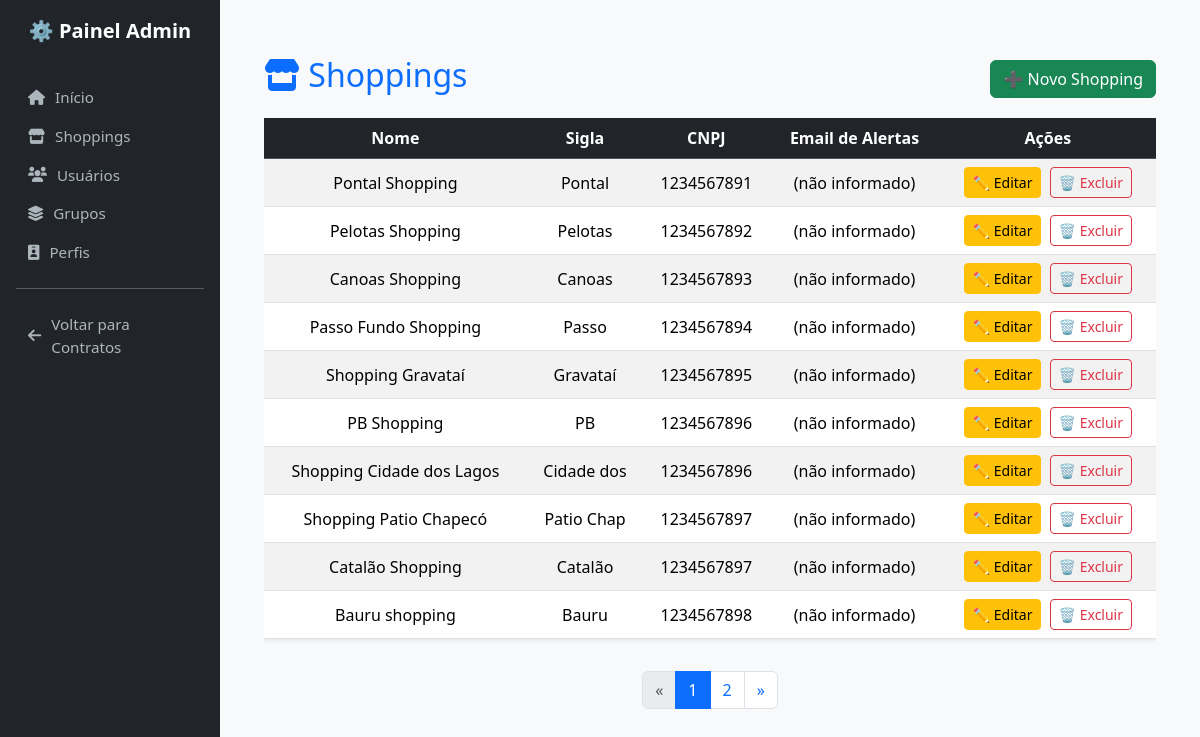
Screenshot of /admin-panel/shoppings/ (signed in) with the database file from the repository.
### documentos/models.py (models this page shows, shortened)
class Shopping(models.Model):
    nome = models.CharField(max_length=100)
    sigla = models.CharField(max_length=10)
    cnpj = models.CharField(max_length=20)
    email_alertas = models.EmailField(blank=True, null=True)

### painel_admin/views.py (the view)
# urls.py: path('shoppings/', views.listar_shoppings, name='listar_shoppings'),
@login_required
@user_passes_test(is_corporativo)
def listar_shoppings(request):
    shoppings = Shopping.objects.all()
    paginator = Paginator(shoppings, 10)
    page_obj = paginator.get_page(request.GET.get('page'))
    return render(request, 'painel_admin/listar_shoppings.html', {'page_obj': page_obj})

### painel_admin/views.py (called while the page is built)
def is_corporativo(user):
    return user.groups.filter(name='Corporativo').exists()

### painel_admin/templates/painel_admin/listar_shoppings.html
{% extends 'base_admin.html' %}
{% block content %}
<div class="container mt-4">
  <div class="d-flex justify-content-between align-items-center mb-3 flex-wrap gap-2">
    <h2 class="text-primary"><i class="fas fa-store"></i> Shoppings</h2>
    <a href="{% url 'criar_shopping' %}" class="btn btn-success">
      ➕ Novo Shopping
    </a>
  </div>
  <div class="table-responsive">
    <table class="table table-striped table-hover align-middle text-center shadow-sm">
      <thead class="table-dark">
        <tr>
          <th>Nome</th>
          <th>Sigla</th>
          <th>CNPJ</th>
          <th>Email de Alertas</th>
          <th>Ações</th>
        </tr>
      </thead>
      <tbody>
        {% for shopping in page_obj %}
        <tr>
          <td>{{ shopping.nome }}</td>
          <td>{{ shopping.sigla|default:"-" }}</td>
          <td>{{ shopping.cnpj|default:"-" }}</td>
          <td>{{ shopping.email_alertas|default:"(não informado)" }}</td>
          <td>
            <a href="{% url 'editar_shopping' shopping.id %}" class="btn btn-sm btn-warning me-1">
              ✏️ Editar
            </a>
            <a href="{% url 'confirmar_exclusao_shopping' shopping.id %}" class="btn btn-sm btn-outline-danger">
              🗑️ Excluir
            </a>
          </td>
        </tr>
        {% empty %}
        <tr>
          <td colspan="5">Nenhum shopping encontrado.</td>
        </tr>
        {% endfor %}
      </tbody>
    </table>
  </div>
  <div class="d-flex justify-content-center mt-3">
    {% if page_obj.has_other_pages %}
      <nav>
        <ul class="pagination">
          {% if page_obj.has_previous %}
            <li class="page-item"><a class="page-link" href="?page={{ page_obj.previous_page_number }}">&laquo;</a></li>
          {% else %}
            <li class="page-item disabled"><span class="page-link">&laquo;</span></li>
          {% endif %}
          {% for num in page_obj.paginator.page_range %}
            {% if page_obj.number == num %}
              <li class="page-item active"><span class="page-link">{{ num }}</span></li>
            {% else %}
              <li class="page-item"><a class="page-link" href="?page={{ num }}">{{ num }}</a></li>
            {% endif %}
          {% endfor %}
          {% if page_obj.has_next %}
            <li class="page-item"><a class="page-link" href="?page={{ page_obj.next_page_number }}">&raquo;</a></li>
          {% else %}
            <li class="page-item disabled"><span class="page-link">&raquo;</span></li>
          {% endif %}
        </ul>
      </nav>
    {% endif %}
  </div>
</div>
{% endblock %}

### painel_admin/templates/base_admin.html (style rules this page uses)
body { background-color: #f8f9fa; margin: 0; padding: 0; font-family: 'Segoe UI', sans-serif; }

### rows the page displays
Shopping: nome "Pontal Shopping", sigla "Pontal", cnpj "1234567891", email_alertas "(não informado)"
Shopping: nome "Pelotas Shopping", sigla "Pelotas", cnpj "1234567892", email_alertas "(não informado)"
Shopping: nome "Canoas Shopping", sigla "Canoas", cnpj "1234567893", email_alertas "(não informado)"
Shopping: nome "Passo Fundo Shopping", sigla "Passo", cnpj "1234567894", email_alertas "(não informado)"
Shopping: nome "Shopping Gravataí", sigla "Gravataí", cnpj "1234567895", email_alertas "(não informado)"
Shopping: nome "PB Shopping", sigla "PB", cnpj "1234567896", email_alertas "(não informado)"
Shopping: nome "Shopping Cidade dos Lagos", sigla "Cidade dos", cnpj "1234567896", email_alertas "(não informado)"
Shopping: nome "Shopping Patio Chapecó", sigla "Patio Chap", cnpj "1234567897", email_alertas "(não informado)"
Shopping: nome "Catalão Shopping", sigla "Catalão", cnpj "1234567897", email_alertas "(não informado)"
Shopping: nome "Bauru shopping", sigla "Bauru", cnpj "1234567898", email_alertas "(não informado)"

### other values shown
{{ num }} "1"
{{ num }} "2"
